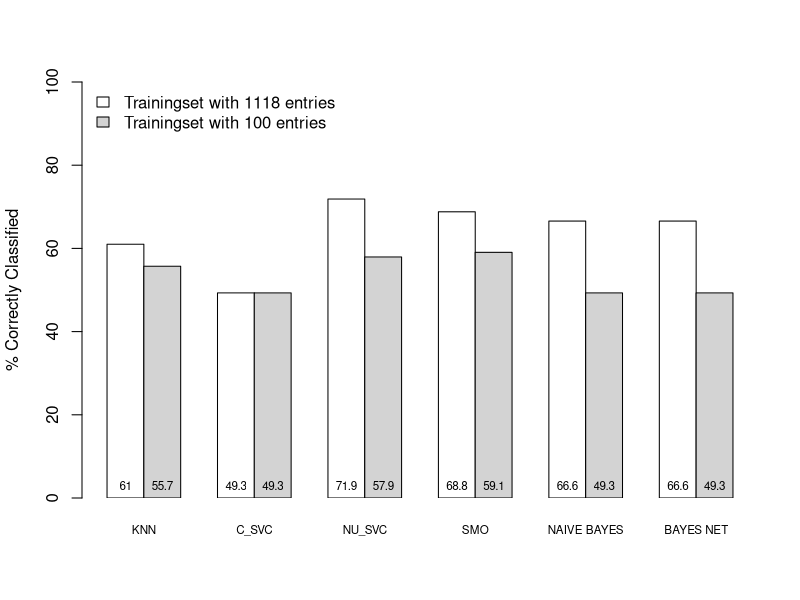

This figure's R source:
colours <- c("white", "lightgray")
data <- structure(list(KNN=c(61.0028, 55.7103), C_SVC=c(49.3036, 49.3036), NU_SVC=c(71.8663, 57.9387), 
                       SMO=c(68.8022, 59.0529), NAIVE_BAYES=c(66.5738, 49.3036), BAYES_NET=c(66.5738, 49.3036)), 
                  .Names = c("KNN", "C_SVC", "NU_SVC", "SMO", "NAIVE BAYES", "BAYES NET"), class="data.frame", 
                  row.names = c(NA, -2L))
#attach(data)
#print(data)

midpoints <- barplot(as.matrix(data), ylab="% Correctly Classified", beside=TRUE, 
                     cex.main=0.5, cex.names=0.7, col=colours, ylim=c(0,100), xpd=FALSE)
text(midpoints, 3, labels=round(as.matrix(data), 1), cex=0.7)
legend("topleft", c("Trainingset with 1118 entries", "Trainingset with 100 entries"), bty="n", fill=colours)

#evaluation <- table(svm_c_svc, svm_nu_svc, smo, naive_bayes, bayes_network, knn)
#plot(evaluation)
#barplot(evaluation)